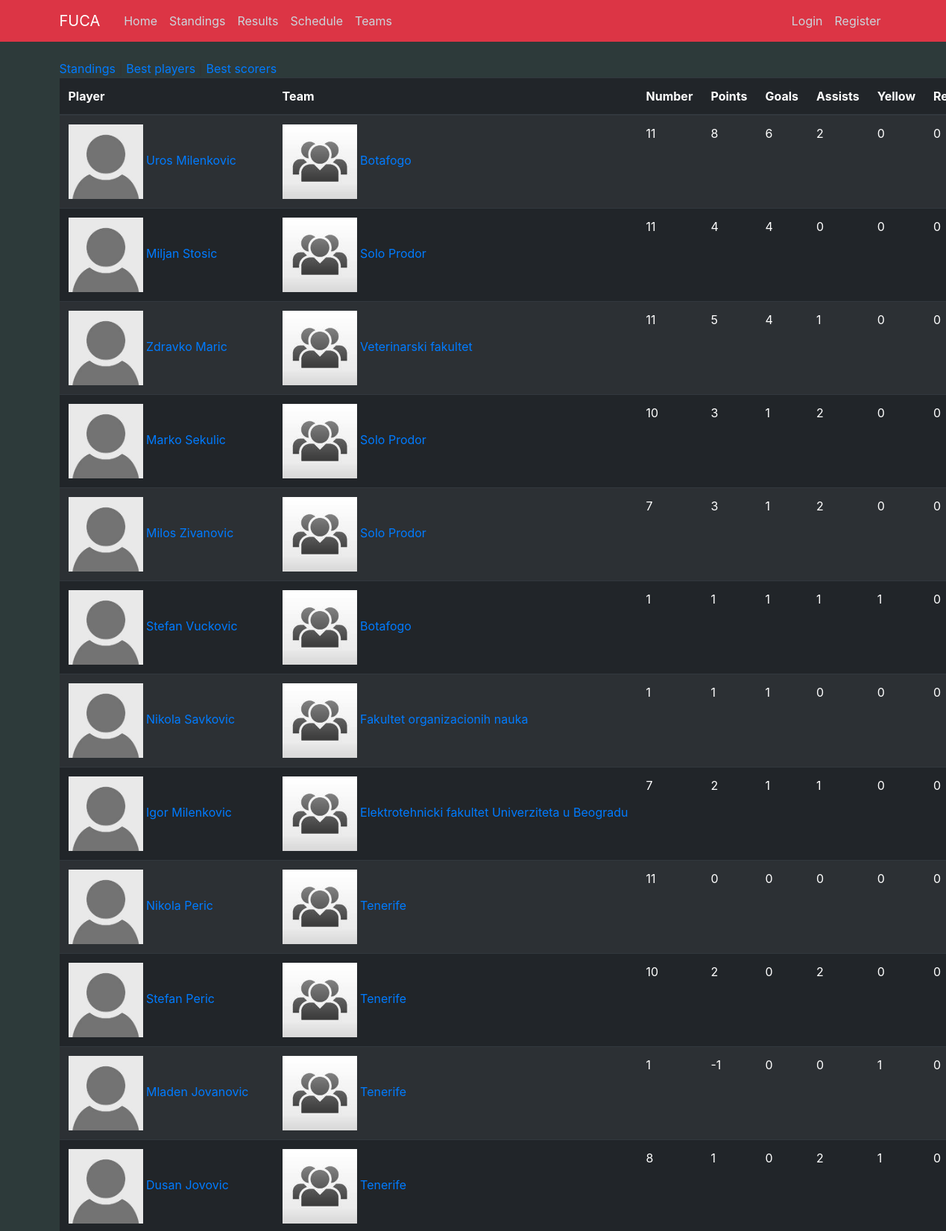
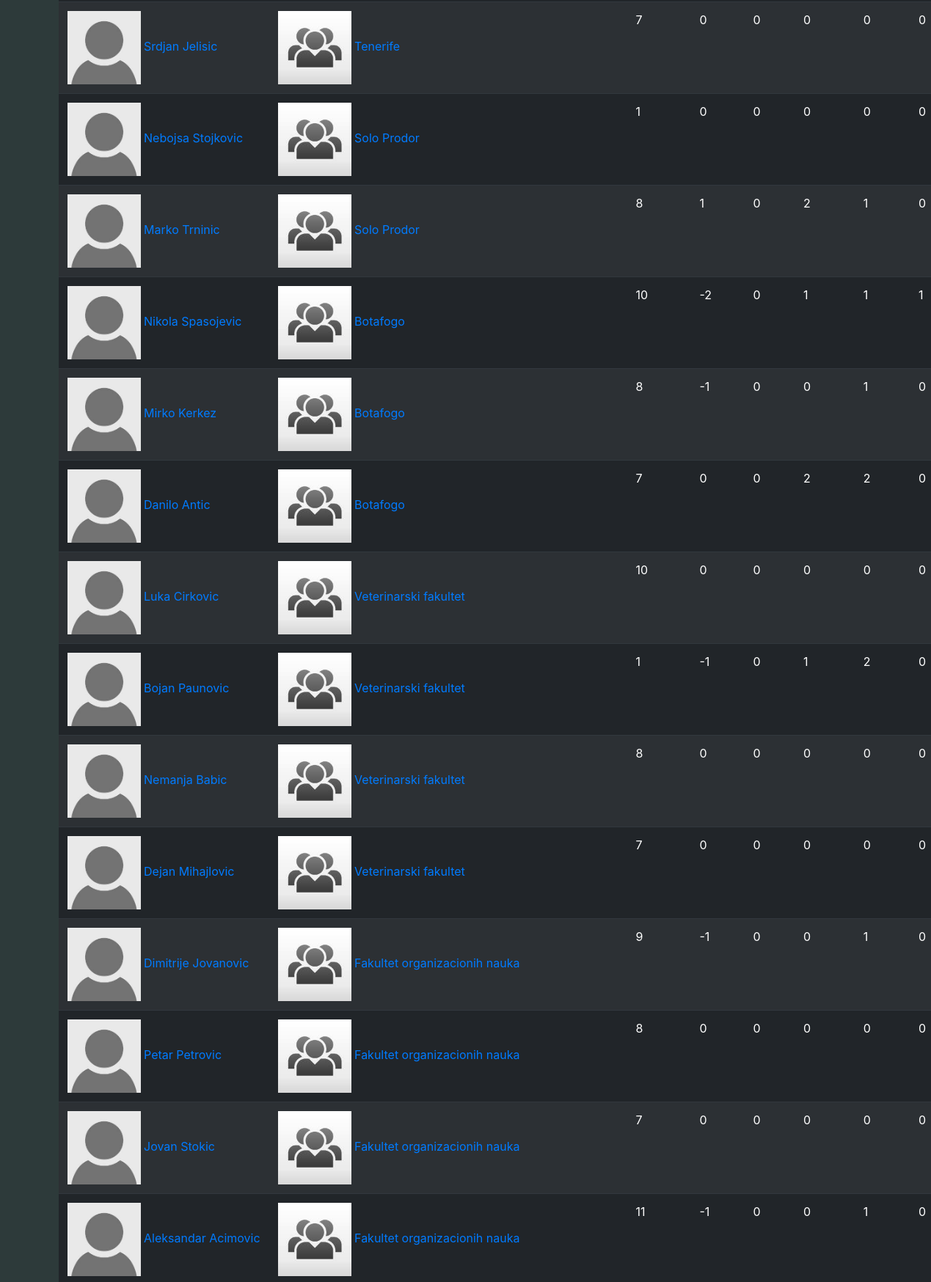
The page /bestscorers (upper part) on the database its author committed (2 pictures, top to bottom).
### fuca/models.py (models this page shows, shortened)
class Player(db.Model, UserMixin):
    __tablename__ = 'player'
    id          = db.Column(db.Integer,     primary_key=True)
    name        = db.Column(db.String(100), nullable=False)
    birthdate   = db.Column(db.DateTime,    nullable=False)
    number      = db.Column(db.Integer,     nullable=False)
    image       = db.Column(db.String(20),  nullable=False, default='default.jpg')
    email       = db.Column(db.String(120), unique=True,    nullable=False)
    password    = db.Column(db.String(200))
    registered  = db.Column(db.Boolean, default=False)
    is_admin    = db.Column(db.Boolean, default=False)
    team_id     = db.Column(db.Integer, db.ForeignKey('team.id'), nullable=False)
    statistics  = db.relationship('Statistics', backref='player', lazy=True)
    def goals(self):
        goals = 0
        for stat in self.statistics:
            goals += stat.goals
        return goals
    def assists(self):
        assists = 0
        for stat in self.statistics:
            assists += stat.assists
        return assists
    def red(self):
        red = 0
        for stat in self.statistics:
            red += stat.red
        return red
    def yellow(self):
        yellow = 0
        for stat in self.statistics:
            yellow += stat.yellow
        return yellow
    def points(self):
        return self.goals() + self.assists() - self.yellow() - 2 * self.red()
    def jinja_dict(self):
        return {'name'          : self.name,
                'birthdate'     : self.birthdate,
                'image'         : self.image,
                'email'         : self.email,
                'team'          : self.team,
                'number'        : self.number,
                'goals'         : self.goals(),
                'assists'       : self.assists(),
                'red'           : self.red(),
                'yellow'        : self.yellow(),
                'points'        : self.points(),
                'id'            : self.id,
                'team_id'       : self.team_id}

class Team(db.Model):
    __tablename__ = 'team'
    id          = db.Column(db.Integer,     primary_key=True)
    name        = db.Column(db.String(100), nullable=False, unique=True)
    matches     = db.Column(db.Integer,     nullable=False, default=0)
    wins        = db.Column(db.Integer,     nullable=False, default=0)
    losses      = db.Column(db.Integer,     nullable=False, default=0)
    draws       = db.Column(db.Integer,     nullable=False, default=0)
    goal_diff   = db.Column(db.Integer,     nullable=False, default=0)
    logo_image  = db.Column(db.String(20),  nullable=False, default='default.jpg')
    captain_id  = db.Column(db.Integer, db.ForeignKey('player.id'))
    host_matches    = db.relationship('Match',  backref='host_team',    lazy=True,  foreign_keys=Match.host_team_id)
    guest_matches   = db.relationship('Match',  backref='guest_team',   lazy=True,  foreign_keys=Match.guest_team_id)
    players         = db.relationship('Player', backref='team',         lazy=True,  foreign_keys=Player.team_id)

### fuca/routes/standings_routes.py (the view)
@app.route("/bestscorers")
def bestscorers():
    players_db = Player.query.filter_by(is_admin=False).all()
    players = [player.jinja_dict() for player in players_db]
    players = sorted(players, key=lambda player: player['goals'])[::-1]
    for player in players:
        player['image'] = url_for('static', filename='images/players/{}'.format(player['image']))
        player['team_id'] = player['team'].id
        player['team_name'] = player['team'].name
        player['team_logo'] = url_for('static', filename='images/teams/{}'.format(player['team'].logo_image))
    return render_template('standings/best-scorers.html', players=players, title='Best Scorers')

### fuca/templates/standings/best-scorers.html
{% extends 'standings/standings-layout.html' %}
{% block standings_content %}
<table class="table table-dark table-striped table-hover">
    <thead>
        <th>Player</th>
        <th>Team</th>
        <th>Number</th>
        <th>Points</th>
        <th>Goals</th>
        <th>Assists</th>
        <th>Yellow</th>
        <th>Red</th>
    </thead>
    {% for player in players %}
        <tr>
            <td style="white-space:nowrap">
                <a href="{{ url_for('player', id=player.id)}}">
                    <img src="{{ player.image }}" width="100">
                    {{ player.name }}
                </a>
            </td>
            <td style="white-space:nowrap">
                <a href="{{ url_for('team', id=player.team_id)}}">
                    <img src="{{ player.team_logo }}" width="100">
                    {{ player.team_name }}
                </a>
            </td>
            <td>{{ player.number }}</td>
            <td>{{ player.points }}</td>
            <td>{{ player.goals }}</td>
            <td>{{ player.assists }}</td>
            <td>{{ player.yellow }}</td>
            <td>{{ player.red }}</td>
        </tr>
    {% endfor %}
</table>
{% endblock standings_content %}

### fuca/static/main.css (style rules this page uses)
body { background: #fafafa; color: #333333; margin-top: 5rem; }
.dark-background { background-color:#2D3A3A; }

### rows shown on the page
Player: name "Uros Milenkovic"
Team: team_name "Botafogo" "Botafogo" "Botafogo" "Botafogo" "Botafogo"
Player: name "Miljan Stosic"
Team: team_name "Solo Prodor" "Solo Prodor" "Solo Prodor" "Solo Prodor" "Solo Prodor"
Player: name "Zdravko Maric"
Team: team_name "Veterinarski fakultet" "Veterinarski fakultet" "Veterinarski fakultet" "Veterinarski fakultet" "Veterinarski fakultet"
Player: name "Marko Sekulic"
Player: name "Milos Zivanovic"
Player: name "Stefan Vuckovic"
Player: name "Nikola Savkovic"
Team: team_name "Fakultet organizacionih nauka" "Fakultet organizacionih nauka" "Fakultet organizacionih nauka" "Fakultet organizacionih nauka" "Fakultet organizacionih nauka"
Player: name "Igor Milenkovic"
Team: team_name "Elektrotehnicki fakultet Univerziteta u Beogradu"
Player: name "Nikola Peric"
Team: team_name "Tenerife" "Tenerife" "Tenerife" "Tenerife"
Player: name "Stefan Peric", team_name "Tenerife", number "10", points "2", goals "0", assists "2", yellow "0", red "0", name "Dimitrije Jovanovic"
Player: name "Mladen Jovanovic"
Player: name "Dusan Jovovic"
Player: name "Srdjan Jelisic"
Player: name "Nebojsa Stojkovic"
Player: name "Marko Trninic"
Player: name "Nikola Spasojevic"
Player: name "Mirko Kerkez"
Player: name "Danilo Antic"
Player: name "Luka Cirkovic"
Player: name "Bojan Paunovic"
Player: name "Nemanja Babic"
Player: name "Dejan Mihajlovic"
Player: name "Petar Petrovic"
Player: name "Jovan Stokic"
Player: name "Aleksandar Acimovic"

### other values the page prints
{{ player.number }} "11" "11" "11" "10" "7" "1" "1" "7" "11" "1" "8" "7" "1" "8" "10" "8" "7" "10" "1" "8" "7" "9" "8" "7" "11"
{{ player.points }} "8" "4" "5" "3" "3" "1" "1" "2" "0" "-1" "1" "0" "0" "1" "-2" "-1" "0" "0" "-1" "0" "0" "-1" "0" "0" "-1"
{{ player.goals }} "6" "4" "4" "1" "1" "1" "1" "1" "0" "0" "0" "0" "0" "0" "0" "0" "0" "0" "0" "0" "0" "0" "0" "0" "0"
{{ player.assists }} "2" "0" "1" "2" "2" "1" "0" "1" "0" "0" "2" "0" "0" "2" "1" "0" "2" "0" "1" "0" "0" "0" "0" "0" "0"
{{ player.yellow }} "0" "0" "0" "0" "0" "1" "0" "0" "0" "1" "1" "0" "0" "1" "1" "1" "2" "0" "2" "0" "0" "1" "0" "0" "1"
{{ player.red }} "0" "0" "0" "0" "0" "0" "0" "0" "0" "0" "0" "0" "0" "0" "1" "0" "0" "0" "0" "0" "0" "0" "0" "0" "0"
